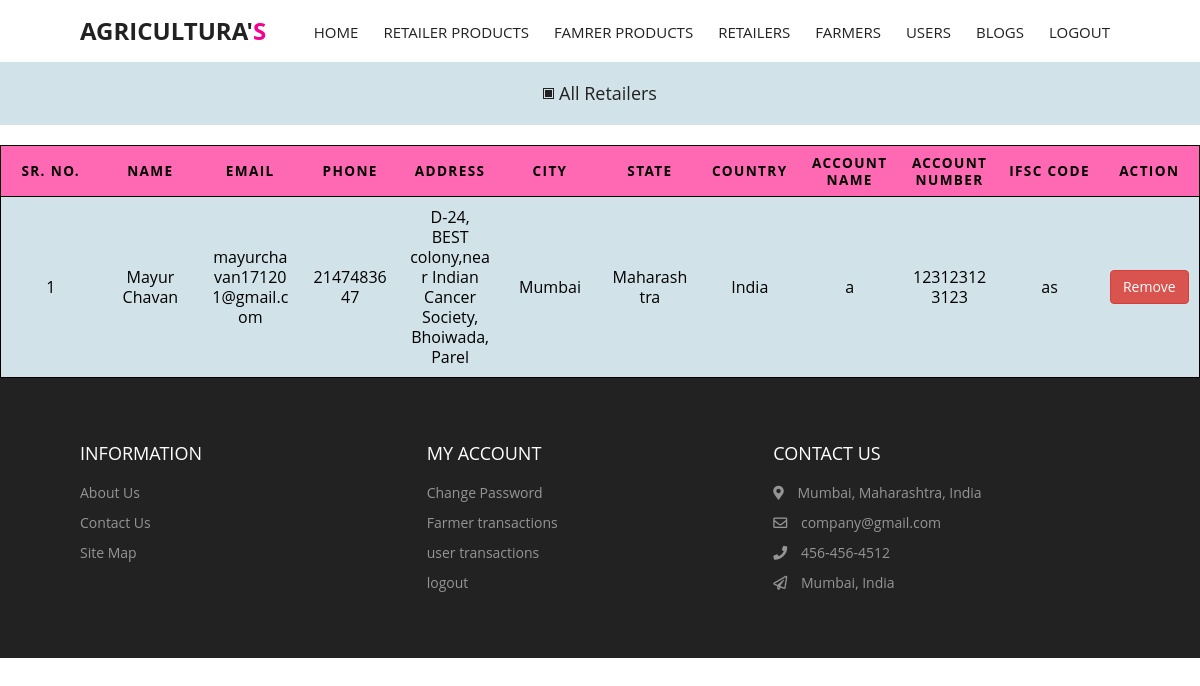
The page /admin/retailer.php (signed in) on the database its author committed.
### tables this page shows
CREATE TABLE `retailer` (
  `id` int(20) NOT NULL,
  `email` varchar(40) NOT NULL,
  `fname` varchar(20) NOT NULL,
  `lname` varchar(20) NOT NULL,
  `gender` varchar(10) NOT NULL,
  `phone` int(11) NOT NULL,
  `address` varchar(100) NOT NULL,
  `city` varchar(30) NOT NULL,
  `state` varchar(30) NOT NULL,
  `country` varchar(10) NOT NULL,
  `pin` varchar(7) NOT NULL,
  `acnum` varchar(20) NOT NULL,
  `acname` varchar(20) NOT NULL,
  `ifsc` varchar(20) NOT NULL,
  `pass` varchar(120) NOT NULL
);

### admin/retailer.php (the view, shortened to what this page needs)
<?php
include('../includes/dbconnection.php');
if (strlen($_SESSION['cmsaid']==0)) {
    header('location:../includes/logout.php');
    } else{
?>
<!DOCTYPE html>
<html lang="en">
<head>
  <link rel="stylesheet" href="https://cdnjs.cloudflare.com/ajax/libs/font-awesome/5.15.1/css/all.min.css" />
  <link rel="stylesheet" href="https://cdnjs.cloudflare.com/ajax/libs/Glide.js/3.4.1/css/glide.core.min.css" />
  <link rel="stylesheet" href="https://cdnjs.cloudflare.com/ajax/libs/animate.css/4.1.1/animate.min.css">
    <link href="./css/styles.css" rel="stylesheet"/>
    <link href="../css/table.css" rel="stylesheet">
</head>
<body>
  <?php include_once("include/header.php");?>
   <main>
   <div class="title-container">
        <div class="section-titles">
          <div class="section-title active" data-id="latest">
            <span class="dot"></span>
            <h1 class="primary-title">All Retailers</h1>
          </div>
        </div>
    </div>
    <table style="background-color: var(--grey-alt);">
        <thead>
            <tr>
                <th scope="col">SR. NO.</th>
                <th scope="col">Name</th>
                <th scope="col">email</th>
                <th scope="col">Phone</th>
                <th scope="col">Address</th>
                <th scope="col">City</th>
                <th scope="col">State</th>
                <th scope="col">Country</th>
                <th scope="col">Account Name</th>
                <th scope="col">Account Number</th>
                <th scope="col">IFSC Code</th>
                <th scope="col">Action</th>
            </tr>
        </thead>
        <tbody><?php
        $ret=mysqli_query($con,"SELECT * FROM retailer");
        $num=mysqli_num_rows($ret);
        if($num >0){
            $count=0;
        while ($row=mysqli_fetch_array($ret)) {
            $count++;
        ?>
            <tr>
            <td scope="row" data-label="SR. NO."><?php echo $count;?></td>
            <td data-label="Name"><?php echo $row["fname"]." ".$row["lname"];?></td>
            <td data-label="Email"><?php echo $row["email"];?></td>
            <td data-label="Phone"><?php echo $row["phone"];?></td>
            <td data-label="Address"><?php echo $row["address"];?></td>
            <td data-label="City"><?php echo $row["city"];?></td>
            <td data-label="State"><?php echo $row["state"];?></td>
            <td data-label="Country"><?php echo $row["country"];?></td>
            <td data-label="Account Name"><?php echo $row["acname"];?></td>
            <td data-label="Account Number"><?php echo $row["acnum"];?></td>
            <td data-label="IFSC Code"><?php echo $row["ifsc"];?></td>
            <td data-label="Action"> <?php echo '<a class="btn-danger btn" href=" ./retailer.php?pid='.$row["id"].'&email='.$row["email"].'">Remove</a>';?></td>
            </tr>
            <?php
        }}
        ?>
        </tbody>
    </table>
   </main>
 <?php include_once("./include/footer.php");?>
</body>
</html>
<?php }?>

### admin/css/styles.css (style rules this page uses)
:root { --white: #fff; --black: #222; --pink: #f60091; --grey: #444; --grey2: #959595; --grey-alt: #d1e2e9; --yellow: #ffd800; --green: #59b210; }
*, *::after, *::before { margin: 0; padding: 0; box-sizing: inherit; }
html { scroll-behavior: smooth; box-sizing: border-box; font-size: 62.5%; }
body { position: relative; font-family: "Poppins", sans-serif; font-size: 1.6rem; font-weight: 400; color: var(--black); background-color: var(--white); z-index: -1; }
a { text-decoration: none; }
.title-container { display: flex; align-items: center; justify-content: center; padding: 2rem 0; margin-bottom: 2rem; background-color: var(--grey-alt); }
.section-title { display: inline-flex; align-items: center; justify-content: center; cursor: pointer; }
.section-title h1 { font-size: 1.8rem; font-weight: inherit; }
.section-title .primary-title { opacity: 0.6; padding-left: 0.5rem; transition: opacity 0.3s ease-in-out; }
span.dot { opacity: 0.6; padding: 0.45rem; position: relative; border: 1px solid var(--black); cursor: pointer; transition: opacity 0.3s ease-in-out; }
span.dot::before { content: ""; position: absolute; top: 0; left: 0; right: 0; bottom: 0; border: 1px solid var(--black); background-color: var(--black); margin: 1px; opacity: 0.6; }
.section-title.active span.dot { opacity: 1; }
.section-title.active span.dot::before { opacity: 1; }
.section-title.active .primary-title { opacity: 1; }

### css/table.css (style rules this page uses)
body { font-family: "Open Sans", sans-serif; line-height: 1.25; }
.btn-danger { display: inline-block; margin-bottom: 0; font-weight: 400; text-align: center; white-space: nowrap; vertical-align: middle; -ms-touch-action: manipulation; touch-action: manipulation; cursor: pointer; background-image: none; border: 1px solid transparent; padding: 6px 12px; font-size: 14px; line-height: 1.42857143; border-radius: 4px; -webkit-user-select: none; -moz-user-select: none; -ms-user-select: none; user-select: none; color: #fff; background-color: #d9534f; border-color: #d43f3a; }
table { color:black; background: transparent; border: none; border: 1px solid #ccc; border-collapse: collapse; margin: 0; padding: 0; width: 100%; table-layout: fixed; }
table tr { border: 1px solid rgb(0, 0, 0); padding: .35em; }
table th, table td { padding: .625em; text-align: center; overflow-wrap: break-word; }
table th { background-color: hotpink; font-size: .85em; letter-spacing: .1em; text-transform: uppercase; }

### rows shown on the page
retailer: fname "Mayur", lname "Chavan", email "mayurchavan171201@gmail.com", phone "2147483647", address "D-24, BEST colony,near Indian Cancer Society, Bhoiwada, Parel", city "Mumbai", state "Maharashtra", country "India", acname "a", acnum "123123123123", ifsc "as"
